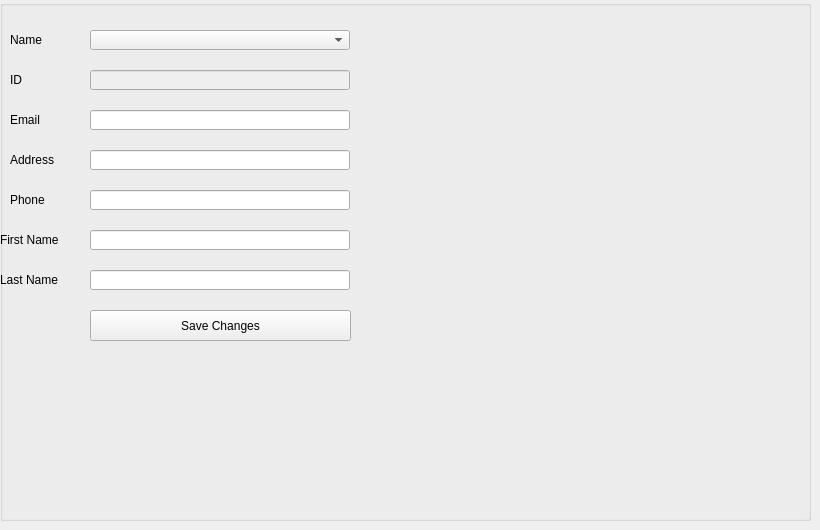
      <widget class="QWidget" name="editCustomerTab">
       <attribute name="title">
        <string>Edit Player</string>
       </attribute>
       <widget class="QGroupBox" name="editCustomerGroupBox">
        <property name="geometry">
         <rect>
          <x>0</x>
          <y>0</y>
          <width>811</width>
          <height>521</height>
         </rect>
        </property>
        <property name="title">
         <string/>
        </property>
        <widget class="QLabel" name="label_12">
         <property name="geometry">
          <rect>
           <x>10</x>
           <y>30</y>
           <width>60</width>
           <height>20</height>
          </rect>
         </property>
         <property name="text">
          <string>Name</string>
         </property>
        </widget>
        <widget class="QLabel" name="label_13">
         <property name="geometry">
          <rect>
           <x>10</x>
           <y>70</y>
           <width>60</width>
           <height>20</height>
          </rect>
         </property>
         <property name="text">
          <string>ID</string>
         </property>
        </widget>
        <widget class="QLineEdit" name="idNameLineEditEditCustomerTab">
         <property name="enabled">
          <bool>false</bool>
         </property>
         <property name="geometry">
          <rect>
           <x>90</x>
           <y>70</y>
           <width>260</width>
           <height>20</height>
          </rect>
         </property>
         <property name="readOnly">
          <bool>true</bool>
         </property>
        </widget>
        <widget class="QLineEdit" name="emailLineEditEditCustomerTab">
         <property name="geometry">
          <rect>
           <x>90</x>
           <y>110</y>
           <width>260</width>
           <height>20</height>
          </rect>
         </property>
        </widget>
        <widget class="QLabel" name="label_14">
         <property name="geometry">
          <rect>
           <x>10</x>
           <y>110</y>
           <width>60</width>
           <height>20</height>
          </rect>
         </property>
         <property name="text">
          <string>Email</string>
         </property>
        </widget>
        <widget class="QLabel" name="label_15">
         <property name="geometry">
          <rect>
           <x>10</x>
           <y>150</y>
           <width>60</width>
           <height>20</height>
          </rect>
         </property>
         <property name="text">
          <string>Address</string>
         </property>
        </widget>
        <widget class="QLineEdit" name="addressLineEditEditCustomerTab">
         <property name="geometry">
          <rect>
           <x>90</x>
           <y>150</y>
           <width>260</width>
           <height>20</height>
          </rect>
         </property>
        </widget>
        <widget class="QLineEdit" name="phoneLineEditEditCustomerTab">
         <property name="geometry">
          <rect>
           <x>90</x>
           <y>190</y>
           <width>260</width>
           <height>20</height>
          </rect>
         </property>
        </widget>
        <widget class="QLabel" name="label_16">
         <property name="geometry">
          <rect>
           <x>10</x>
           <y>190</y>
           <width>60</width>
           <height>20</height>
          </rect>
         </property>
         <property name="text">
          <string>Phone</string>
         </property>
        </widget>
        <widget class="QPushButton" name="saveChangesButton">
         <property name="geometry">
          <rect>
           <x>90</x>
           <y>310</y>
           <width>261</width>
           <height>31</height>
          </rect>
         </property>
         <property name="text">
          <string>Save Changes</string>
         </property>
        </widget>
        <widget class="QLabel" name="feedbackLabelAddCustomerTab_2">
         <property name="geometry">
          <rect>
           <x>90</x>
           <y>300</y>
           <width>260</width>
           <height>20</height>
          </rect>
         </property>
         <property name="text">
          <string/>
         </property>
        </widget>
        <widget class="QComboBox" name="nameComboBoxEditCustomerTab">
         <property name="geometry">
          <rect>
           <x>90</x>
           <y>30</y>
           <width>260</width>
           <height>20</height>
          </rect>
         </property>
        </widget>
        <widget class="QLabel" name="feedbackLabelEditCustomerTab">
         <property name="geometry">
          <rect>
           <x>89</x>
           <y>370</y>
           <width>251</width>
           <height>20</height>
          </rect>
         </property>
         <property name="text">
          <string/>
         </property>
        </widget>
        <widget class="QLabel" name="label_17">
         <property name="geometry">
          <rect>
           <x>0</x>
           <y>230</y>
           <width>60</width>
           <height>20</height>
          </rect>
         </property>
         <property name="text">
          <string>First Name</string>
         </property>
        </widget>
        <widget class="QLabel" name="label_18">
         <property name="geometry">
          <rect>
           <x>0</x>
           <y>270</y>
           <width>60</width>
           <height>20</height>
          </rect>
         </property>
         <property name="text">
          <string>Last Name</string>
         </property>
        </widget>
        <widget class="QLineEdit" name="firstNameLineEditCustomerTab">
         <property name="geometry">
          <rect>
           <x>90</x>
           <y>230</y>
           <width>260</width>
           <height>20</height>
          </rect>
         </property>
        </widget>
        <widget class="QLineEdit" name="lastNameLineEditEditCustomerTab">
         <property name="geometry">
          <rect>
           <x>90</x>
           <y>270</y>
           <width>260</width>
           <height>20</height>
          </rect>
         </property>
        </widget>
       </widget>
      </widget>
